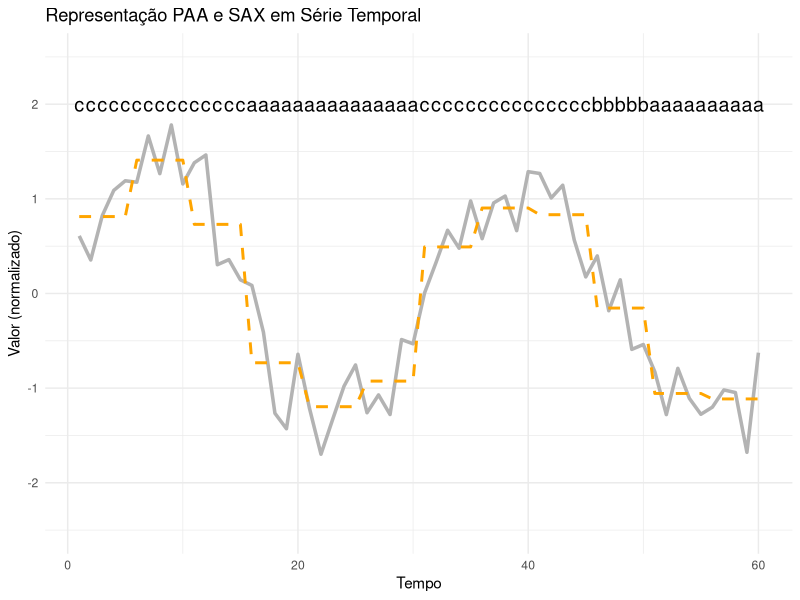

This figure's R source:
# Instalar pacotes se necessário
# install.packages("ggplot2")
library(ggplot2)

# 1. Gerar série temporal
set.seed(42)
n <- 60
tempo <- 1:n
serie <- sin(0.2 * tempo) + rnorm(n, mean = 0, sd = 0.2)

# 2. Normalização z-score
serie_norm <- scale(serie)

# 3. PAA (bloco de 5)
bloco <- 5
blocos <- seq(1, n, by = bloco)
paa <- sapply(blocos, function(i) mean(serie_norm[i:(i + bloco - 1)]))
paa_rep <- rep(paa, each = bloco)

# 4. SAX com 3 símbolos: breakpoints para distribuição normal: [-0.43, 0.43]
breakpoints <- c(-Inf, -0.43, 0.43, Inf)
symbols <- c("a", "b", "c")
sax <- cut(paa, breaks = breakpoints, labels = symbols, include.lowest = TRUE)
sax_labels <- rep(as.character(sax), each = bloco)

# 5. Criar data frame para plot
df <- data.frame(
  Tempo = tempo,
  Serie = as.numeric(serie_norm),
  PAA = paa_rep,
  SAX = sax_labels
)

# 6. Plot
ggplot(df, aes(x = Tempo)) +
  geom_line(aes(y = Serie), color = "gray70", size = 1.2) +
  geom_line(aes(y = PAA), color = "orange", linetype = "dashed", size = 1) +
  geom_text(aes(y = 2, label = SAX), size = 5) +
  labs(title = "Representação PAA e SAX em Série Temporal",
       y = "Valor (normalizado)") +
  ylim(-2.5, 2.5) +
  theme_minimal()